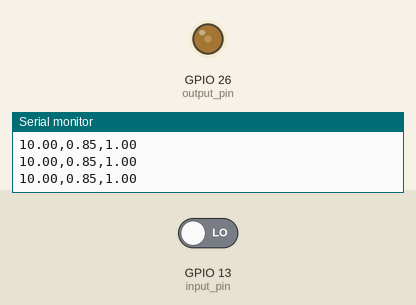
Recording of a sketch running on a simulated ESP32. Parts: output pins drawn as LEDs (lit = HIGH), the last lines printed to the serial monitor. Inputs (shaded band) come from the test bench; at power-on: GPIO 13 (input_pin) LOW.

Above: at 1.2 s.
1.3 s: GPIO 13 (input_pin) driven HIGH
At 21.4 s:
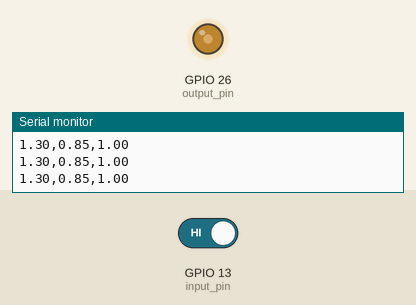
Timing chart, 0 to 30.1 s (numbered marks = the images above; inputs shaded):
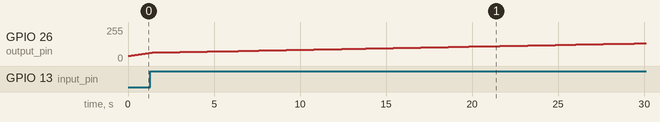

The sketch:

main.ino
```cpp
#include <cmath>
#define MODE RISING

//80Mhz clock
const uint8_t input_pin = 13; //ip from ir sensor
//for tachometer
#define TIME micros()
#define C2S 1000000
#define MODE RISING
const int correction_factor = 1.14;
const double max_dt = (1e+7) - 1;
volatile long long interrupt_time_duration = max_dt;
volatile long long prev_time = 0;
//for lpf
double filtered_speed = 0;
double prev_speed = 0;

//pid parameters
const double Kp = 1000;
const double Ki = 10;
const double Kd = 4.5;

//pid variables
double integral_error = 0;
double last_error = 0;

//pwm parameters
const uint8_t channel = 1;
//f * 2^(resolution) <= 80MHz
const uint16_t pwm_freq = 100;
const uint8_t pwm_res = 10;
const int max_duty_cycle = (int)(pow(2, pwm_res) - 1);

//set speed
float target_speed = 1;


//output pin
const uint8_t output_pin = 26;

void setup() {
  Serial.begin(115200);
  pinMode(input_pin, INPUT); //ir senson
  attachInterrupt(digitalPinToInterrupt(input_pin), tachometer, MODE); //interrupt
  //pwm setup
  ledcSetup(channel, pwm_freq, pwm_res);
  ledcAttachPin(output_pin, channel);
}

void loop() {
  long long time_duration = max_dt;
  noInterrupts();
  time_duration = interrupt_time_duration;
  interrupts();
  double curr_speed = (C2S/correction_factor)/((double)time_duration);
  double dt = (double)time_duration/(C2S/correction_factor);
  curr_speed = constrain(curr_speed, 0.85*target_speed, 1.15*target_speed);
  filtered_speed = curr_speed;
  //actual pid implementation
  double error = target_speed - filtered_speed;
  if(dt != max_dt)
    integral_error += error * dt;   // Calculate integral and derivative terms
  double derivative_error = (error - last_error)/dt;
  double pid = Kp * error + Ki * integral_error + Kd * derivative_error;
  pid = fabs(pid);
  ledcWrite(channel, constrain(pid, 0, max_duty_cycle));

  last_error = error;   // Update last error for the next loop

  Serial.print(dt);
  Serial.print(",");
  Serial.print(filtered_speed);
  Serial.print(",");
  Serial.print(target_speed);
  // Serial.print(",");
  // Serial.print(pid);
  Serial.println();
  delay(200);
}

void tachometer(){
  long long curr_time = TIME; //time since code began
  interrupt_time_duration = (curr_time - prev_time);
  prev_time = curr_time;
}
```
